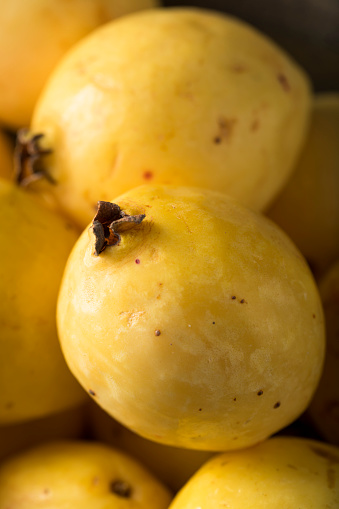
#> input picture data/external_test/Guava/Guava_007.png, 339 x 509 px, found by its file name
$ python comparar_guavas.py
#> lines starting #> are read from the running program, lines starting #| are printed output that depends on the picture

from pathlib import Path
from PIL import Image, ImageOps

RUTA_1 = Path("data/external_test/Guava/Guava_007.png")
RUTA_2 = Path("data/external_test/Guava/Guava_010.png")


def calcular_hash_diferencial(ruta):
    imagen = Image.open(ruta).convert("L")
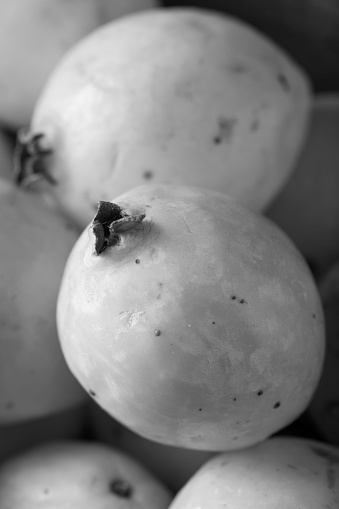
#> imagen: PIL image 339x509 L; min 0, max 246, mean 128.7
    imagen = ImageOps.fit(imagen, (9, 8))
#> (the run stopped early here; a loop or call above may not have finished)

$ run again, with data/external_test/Guava/Guava_001.png copied over data/external_test/Guava/Guava_007.png
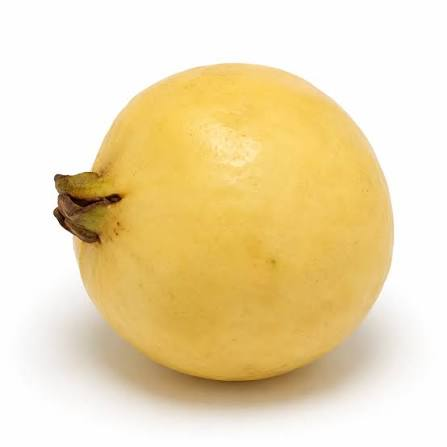
#> input picture data/external_test/Guava/Guava_001.png, 447 x 447 px, found by its file name
#> in calcular_hash_diferencial, `imagen = Image.open(ruta).convert("L")`:
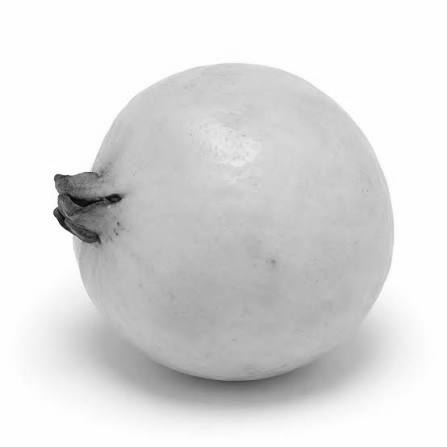
#> imagen: PIL image 447x447 L; min 7, max 255, mean 220.7

$ run again, with data/external_test/Guava/Guava_002.png copied over data/external_test/Guava/Guava_007.png
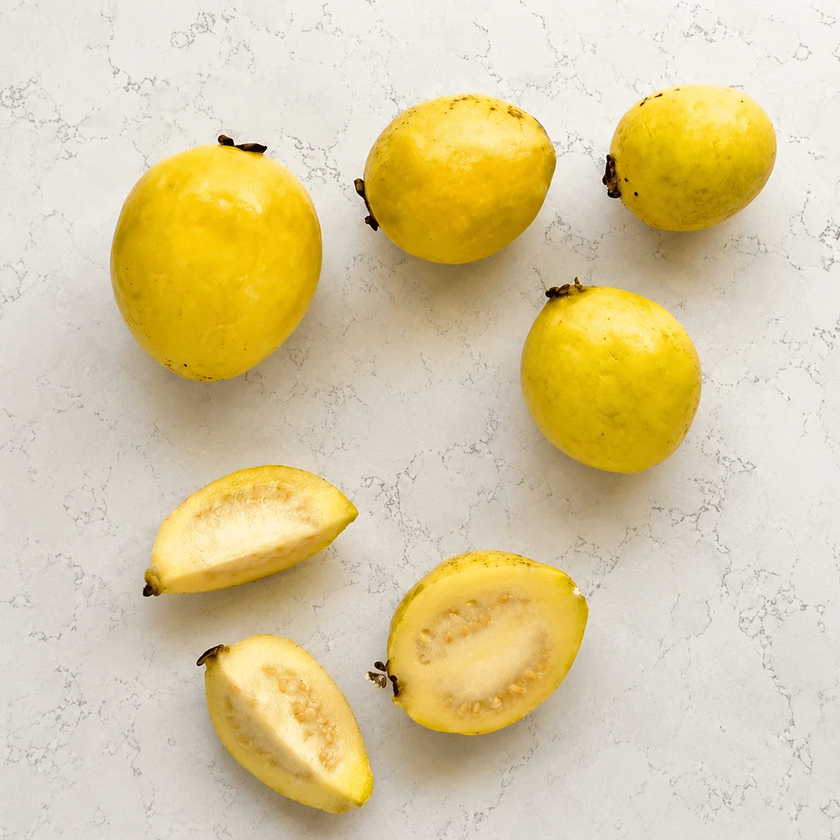
#> input picture data/external_test/Guava/Guava_002.png, 840 x 840 px, shrunk from 1254 x 1254 before the run, found by its file name
#> in calcular_hash_diferencial, `imagen = Image.open(ruta).convert("L")`:
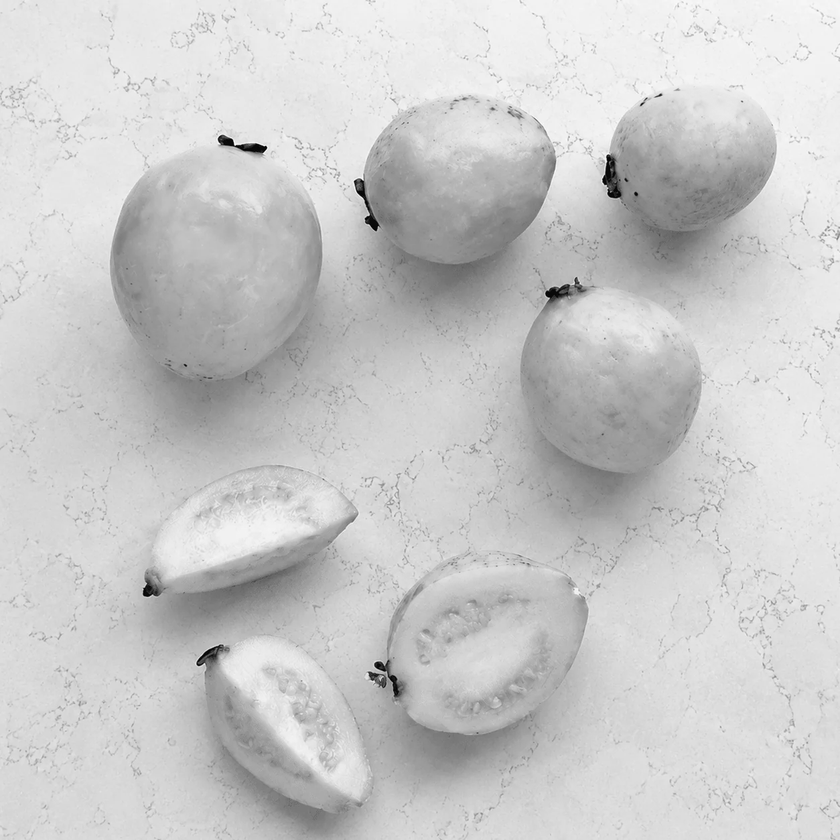
#> imagen: PIL image 840x840 L; min 1, max 255, mean 201.3

$ run again, with data/external_test/Guava/Guava_003.png copied over data/external_test/Guava/Guava_007.png
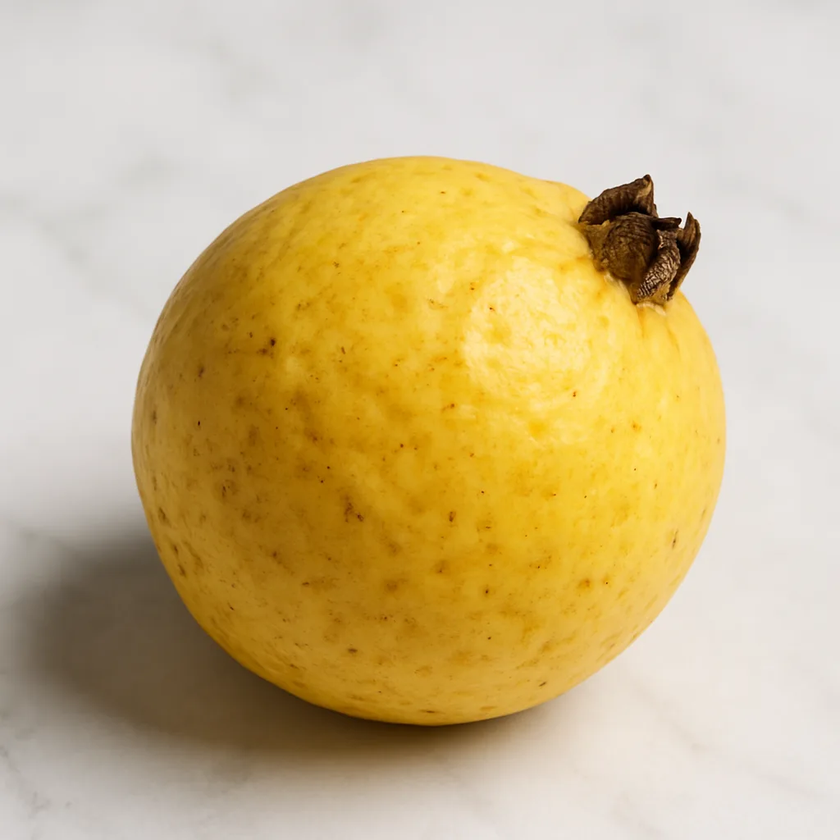
#> input picture data/external_test/Guava/Guava_003.png, 840 x 840 px, shrunk from 1024 x 1024 before the run, found by its file name
#> in calcular_hash_diferencial, `imagen = Image.open(ruta).convert("L")`:
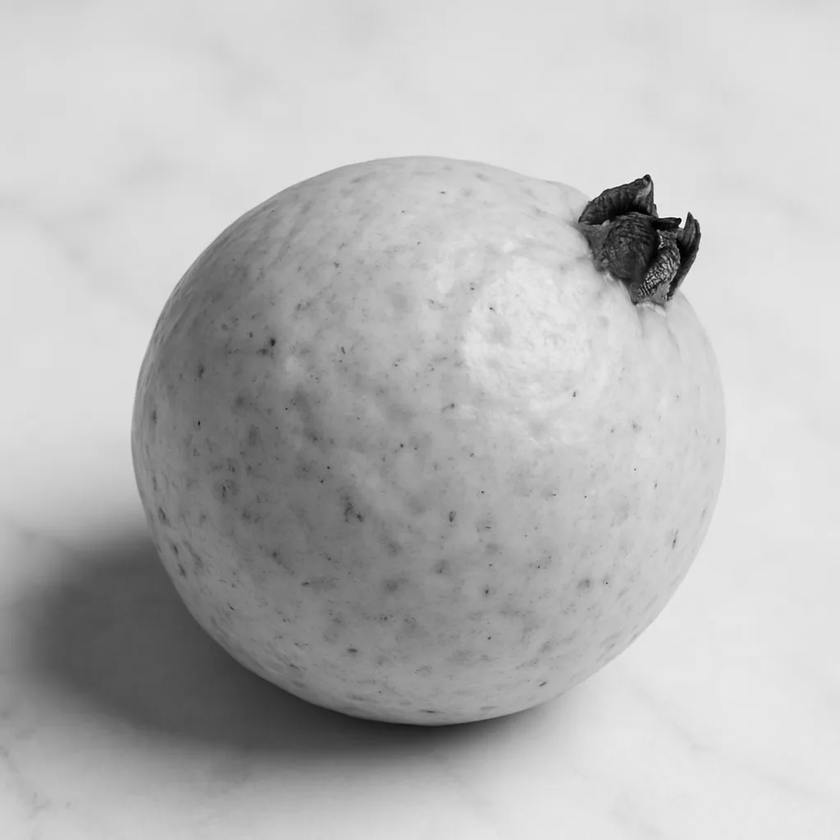
#> imagen: PIL image 840x840 L; min 0, max 249, mean 183.9
